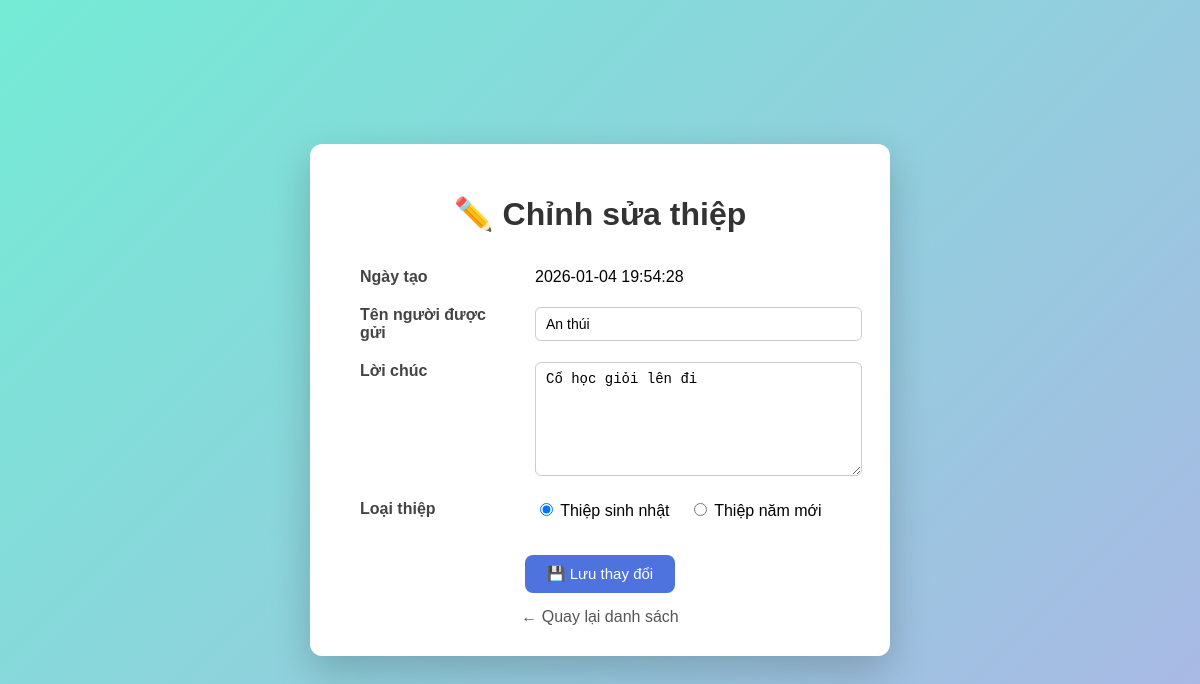
The app's page /update/6 with its own data.
### thiep/models.py (models this page shows)
class Info(models.Model):
    id = models.AutoField(primary_key=True)
    date = models.TextField(max_length=100)
    person_name = models.TextField(max_length=50)
    cau_chuc = models.TextField(max_length=1000)
    loai_thiep = models.TextField(max_length=10)
    class Meta:
        managed = True
        db_table = 'info'

### thiep/views.py (the view)
# urls.py: path('update/<int:id>', views.edit, name='update_id'),
def edit(request, id):
    info = get_object_or_404(Info, id=id)
    if request.method == "POST":
        info.person_name = request.POST.get("name")
        info.cau_chuc = request.POST.get("cau_chuc")
        info.loai_thiep = request.POST.get("loai_thiep")
        info.save()
        return redirect("thiep:create")
    return render(request, "edit.html", {"info": info})

### thiep/templates/edit.html (shortened to what this page needs)
<!DOCTYPE html>
<html lang="vi">
<head>
</head>
<body>
<div class="card">
    <h1>✏️ Chỉnh sửa thiệp</h1>
    <form action="{% url 'thiep:update_id' info.id %}" method="post">
        <table>
            <tr>
                <th>Ngày tạo</th>
                <td>{{ info.date }}</td>
            </tr>
            <tr>
                <th>Tên người được gửi</th>
                <td>
                    <input type="text" name="name" value="{{ info.person_name }}">
                </td>
            </tr>
            <tr>
                <th>Lời chúc</th>
                <td>
                    <textarea name="cau_chuc" rows="6">{{ info.cau_chuc }}</textarea>
                </td>
            </tr>
            <tr>
                <th>Loại thiệp</th>
                <td class="radio-group">
                    <input type="radio" name="loai_thiep" value="birthday" id="birthday"
                        {% if info.loai_thiep == 'birthday' %}checked{% endif %}>
                    <label for="birthday">Thiệp sinh nhật</label>
                    <input type="radio" name="loai_thiep" value="newyear" id="newyear"
                        {% if info.loai_thiep == 'newyear' %}checked{% endif %}>
                    <label for="newyear">Thiệp năm mới</label>
                </td>
            </tr>
        </table>
        <div class="actions">
            <button type="submit">💾 Lưu thay đổi</button>
        </div>
    </form>
    <a href="{% url 'thiep:create' %}" class="back">← Quay lại danh sách</a>
</div>
</body>
</html>

### thiep/templates/edit.html (style rules this page uses)
body { margin: 0; padding: 0; font-family: Arial, Helvetica, sans-serif; background: linear-gradient(135deg, #74ebd5, #acb6e5); min-height: 100vh; display: flex; justify-content: center; align-items: center; }
.card { background: #fff; padding: 30px 40px; border-radius: 12px; width: 500px; box-shadow: 0 15px 40px rgba(0,0,0,0.2); }
h1 { text-align: center; margin-bottom: 25px; color: #333; }
table { width: 100%; border-collapse: collapse; }
th { text-align: left; padding: 10px; width: 35%; color: #444; vertical-align: top; }
td { padding: 10px; }
input[type="text"], textarea { width: 100%; padding: 8px 10px; border-radius: 6px; border: 1px solid #ccc; font-size: 14px; }
textarea { resize: vertical; }
.radio-group label { margin-right: 15px; cursor: pointer; }
.actions { text-align: center; margin-top: 25px; }
button { background: #4e73df; color: white; border: none; padding: 10px 22px; font-size: 15px; border-radius: 8px; cursor: pointer; transition: 0.3s; }
.back { display: inline-block; margin-top: 15px; text-align: center; width: 100%; color: #555; text-decoration: none; }

### records on screen
Info: date "2026-01-04 19:54:28", name "An thúi", cau_chuc "Cố học giỏi lên đi", loai_thiep "☑ Thiệp sinh nhật", loai_thiep "☐ Thiệp năm mới"
